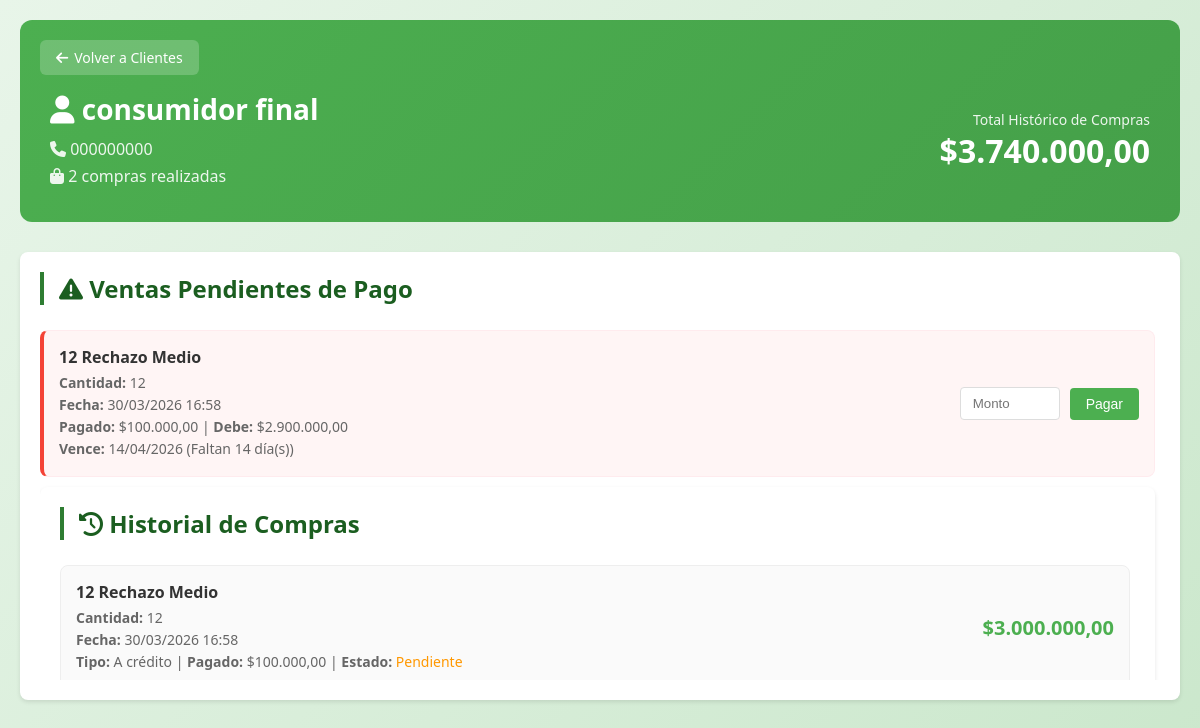
The page /clientes/7/compras/ (signed in) on the database its author committed.
### apps/clientes/models.py (models this page shows, shortened)
class Clientes(models.Model):
    idCliente = models.AutoField(primary_key=True)
    nombre = models.CharField(max_length=50)
    apellido = models.CharField(max_length=50)
    telefono = models.CharField(max_length=22)
    inicial = models.DecimalField(max_digits=10, decimal_places=2, default=0)
    saldo = models.DecimalField(max_digits=10, decimal_places=2, default=0)

### apps/ventas/models.py (models this page shows, shortened)
class Venta(models.Model):
    TIPO_PAGO_CHOICES = [
        ('completo', 'Pago Completo'),
        ('fiado', 'Pago a Crédito'),
    ]
    ESTADO_PAGO_CHOICES = [
        ('pagado', 'Pagado'),
        ('pendiente', 'Pendiente'),
        ('vencido', 'Vencido'),
    ]
    idVenta = models.AutoField(primary_key=True)
    cliente = models.ForeignKey(
        Clientes,
        on_delete= models.CASCADE,
        related_name="ventas"
    )
    producto = models.ForeignKey(
        Productos,
        on_delete=models.SET_NULL,
        null=True,
        blank=True
    )
    cantidad = models.IntegerField()
    fecha = models.DateTimeField(auto_now_add=True)
    total = models.DecimalField(max_digits=10, decimal_places=2)
    precio_compra = models.DecimalField(
        max_digits=12,
        decimal_places=2,
        default=0,
        verbose_name="Precio de Compra (unitario)"
    )
    precio_venta = models.DecimalField(
        max_digits=12,
        decimal_places=2,
        default=0,
        verbose_name="Precio de Venta (unitario)"
    )
    ganancia = models.DecimalField(
        max_digits=12,
        decimal_places=2,
        default=0,
        verbose_name="Ganancia Total"
    )
    tipo_pago = models.CharField(
        max_length=10,
        choices=TIPO_PAGO_CHOICES,
        default='completo'
    )
    monto_pagado = models.DecimalField(
        max_digits=10,
        decimal_places=2,
        default=0
    )
    fecha_vencimiento = models.DateField(
        null=True,
        blank=True
    )
    estado_pago = models.CharField(
        max_length=10,
        choices=ESTADO_PAGO_CHOICES,
        default='pagado'
    )
    metodo_pago = models.CharField(
        max_length=10,
        choices=METODO_PAGO_CHOICES,
        default='efectivo',
        verbose_name="Método de Pago"
    )
    @property
    def descripcion(self):
        if self.pk:
            detalles = list(self.detalles.all())
            if detalles:
                items = [f"{d.cantidad} {d.producto.nombre}" for d in detalles]
                return ", ".join(items)
        if self.producto:
            return self.producto.nombre
        return "Sin producto"
    @property
    def saldo_pendiente(self):
        return self.total - self.monto_pagado
    @property
    def dias_para_vencimiento(self):
        if self.fecha_vencimiento and self.estado_pago == 'pendiente':
            return (self.fecha_vencimiento - timezone.now().date()).days
        return None
    @property
    def esta_vencido(self):
        return (
            self.fecha_vencimiento and
            self.fecha_vencimiento < timezone.now().date() and
            self.estado_pago == 'pendiente'
        )

class DetalleVenta(models.Model):
    venta = models.ForeignKey(Venta, on_delete=models.CASCADE, related_name='detalles')
    producto = models.ForeignKey(Productos, on_delete=models.CASCADE)
    cantidad = models.IntegerField()
    precio_compra = models.DecimalField(max_digits=12, decimal_places=2, default=0)
    precio_venta = models.DecimalField(max_digits=12, decimal_places=2, default=0)
    subtotal = models.DecimalField(max_digits=12, decimal_places=2, default=0)
    ganancia = models.DecimalField(max_digits=12, decimal_places=2, default=0)

### apps/productos/models.py (models this page shows, shortened)
class Productos(models.Model):
    idProducto = models.AutoField(primary_key=True)
    nombre = models.CharField(max_length=255)
    categoria = models.CharField(max_length=20, choices=CATEGORIA_CHOICES, default='otros', verbose_name="Categoría")
    precio_compra = models.DecimalField(max_digits=12, decimal_places=2, default=0, verbose_name="Precio de Compra")
    precio_venta = models.DecimalField(max_digits=12, decimal_places=2, default=0, verbose_name="Precio de Venta")
    stock = models.IntegerField()
    proveedor = models.ForeignKey(
        Proveedores,
        on_delete= models.CASCADE,
        related_name="productos"
    )

### apps/clientes/views.py (the view)
# urls.py: path('<int:pk>/compras/', views.cliente_compras, name='cliente_compras'),
def cliente_compras(request, pk):
    cliente = get_object_or_404(Clientes, idCliente=pk)
    compras = Venta.objects.filter(cliente=cliente).select_related('producto').prefetch_related('detalles', 'detalles__producto').order_by('-fecha')
    total_compras = sum(venta.total for venta in compras)
    context = {
        'cliente': cliente,
        'compras': compras,
        'total_compras': total_compras,
    }
    return render(request, 'cliente_compras.html', context)

### apps/clientes/templates/cliente_compras.html (shortened to what this page needs)
{% load static %}
<!DOCTYPE html>
<html lang="es">
<head>
    <link rel="stylesheet" href="{% static 'css/style.css' %}">
    <link rel="stylesheet" href="https://cdnjs.cloudflare.com/ajax/libs/font-awesome/6.5.1/css/all.min.css">
</head>
<body>
    <div class="container">
        <div class="cliente-header">
            <a href="{% url 'cliente_list' %}" class="btn-volver-top">
                <i class="fas fa-arrow-left"></i> Volver a Clientes
            </a>
            <div class="cliente-content">
                <div class="cliente-info">
                    <h1><i class="fas fa-user"></i> {{ cliente.nombre }} {{ cliente.apellido }}</h1>
                    <p><i class="fas fa-phone"></i> {{ cliente.telefono }}</p>
                    <p><i class="fas fa-shopping-bag"></i> {{ compras.count }} compras realizadas</p>
                </div>
                <div class="cliente-stats">
                    <span class="total-label">Total Histórico de Compras</span>
                    <span class="total-valor">${{ total_compras }}</span>
                </div>
            </div>
        </div>
        {% for compra in compras %}
            {% if compra.estado_pago != 'pagado' %}
                {% if forloop.first %}
                    <section class="pendientes-section">
                        <h2 class="section-title"><i class="fas fa-exclamation-triangle"></i> Ventas Pendientes de Pago</h2>
                        <div class="lista-container">
                {% endif %}
                <div class="compra-pendiente {% if compra.esta_vencido %}vencido{% elif compra.dias_para_vencimiento and compra.dias_para_vencimiento <= 1 %}urgente{% endif %}">
                    <div class="pendiente-info">
                        <h4>{{ compra.descripcion }}</h4>
                        <p><strong>Cantidad:</strong> {{ compra.cantidad }}</p>
                        <p><strong>Fecha:</strong> {{ compra.fecha|date:'d/m/Y H:i' }}</p>
                        <p><strong>Pagado:</strong> ${{ compra.monto_pagado }} | <strong>Debe:</strong> ${{ compra.saldo_pendiente }}</p>
                        {% if compra.fecha_vencimiento %}
                            <p><strong>Vence:</strong> {{ compra.fecha_vencimiento|date:'d/m/Y' }}
                                {% if compra.dias_para_vencimiento is not None %}
                                    {% if compra.dias_para_vencimiento < 0 %}
                                        <span style="color: #f44336;">(Vencida hace {{ compra.dias_para_vencimiento.abs }} día(s))</span>
                                    {% elif compra.dias_para_vencimiento == 0 %}
                                        <span style="color: #ff9800;">(Vence hoy)</span>
                                    {% elif compra.dias_para_vencimiento == 1 %}
                                        <span style="color: #ff9800;">(Vence mañana)</span>
                                    {% else %}
                                        <span>(Faltan {{ compra.dias_para_vencimiento }} día(s))</span>
                                    {% endif %}
                                {% endif %}
                            </p>
                        {% endif %}
                    </div>
                    <div class="pago-form">
                        <form method="post" action="{% url 'registrar_pago' cliente.pk %}" class="pago-form-wrapper">
                            <div style="display: flex; gap: 10px; align-items: center;">
                                <input type="number" name="monto_pago" class="pago-input" placeholder="Monto" min="1" max="{{ compra.saldo_pendiente }}" step="1" required oninput="mostrarPreview(this)">
                                <button type="submit" class="btn-pagar">Pagar</button>
                            </div>
                        </form>
                    </div>
                </div>
            {% endif %}
        {% endfor %}
        <section class="compras-section">
            <h2 class="section-title"><i class="fas fa-history"></i> Historial de Compras</h2>
            <div class="lista-container">
                {% for compra in compras %}
                <div class="compra-item">
                    <div class="compra-info">
                        <h4>{{ compra.descripcion }}</h4>
                        <p><strong>Cantidad:</strong> {{ compra.cantidad }}</p>
                        <p><strong>Fecha:</strong> {{ compra.fecha|date:'d/m/Y H:i' }}</p>
                        {% if compra.tipo_pago == 'fiado' %}
                            <p><strong>Tipo:</strong> A crédito | <strong>Pagado:</strong> ${{ compra.monto_pagado }} | <strong>Estado:</strong>
                                {% if compra.estado_pago == 'pagado' %}
                                    <span style="color: #4CAF50;">Pagado</span>
                                {% elif compra.estado_pago == 'vencido' %}
                                    <span style="color: #f44336;">Vencido</span>
                                {% else %}
                                    <span style="color: #ff9800;">Pendiente</span>
                                {% endif %}
                            </p>
                        {% else %}
                            <p><strong>Tipo:</strong> Pago completo</p>
                        {% endif %}
                    </div>
                    <div class="compra-total">
                        ${{ compra.total }}
                    </div>
                </div>
                {% empty %}
                <p class="empty-message">Este cliente no tiene compras registradas</p>
                {% endfor %}
            </div>
        </section>
    </div>
</body>
</html>

### panelprincipal/static/css/style.css (style rules this page uses)
* { margin: 0; padding: 0; box-sizing: border-box; }
:root { --primary-color: #2e7d32; --primary-dark: #1b5e20; --primary-light: #4caf50; --secondary-color: #8bc34a; --accent-color: #ff9800; --background: #f5f7f5; --card-bg: #ffffff; --text-primary: #1a1a1a; --text-secondary: #666666; --shadow: 0 4px 6px rgba(0, 0, 0, 0.1); --shadow-hover: 0 8px 25px rgba(0, 0, 0, 0.15); }
body { font-family: 'Segoe UI', Tahoma, Geneva, Verdana, sans-serif; background: linear-gradient(135deg, #e8f5e9 0%, #c8e6c9 100%); min-height: 100vh; color: var(--text-primary); }
.container { max-width: 1200px; margin: 0 auto; padding: 20px; }
.section-title { font-size: 1.5rem; color: var(--primary-dark); margin-bottom: 25px; padding-left: 15px; border-left: 4px solid var(--primary-color); }
.lista-container { max-height: 350px; overflow-y: auto; padding-right: 5px; }
.compra-item { background: #fff; border: 1px solid #e0e0e0; border-radius: 12px; padding: 15px; margin-bottom: 12px; transition: all 0.2s ease; }

### apps/clientes/templates/cliente_compras.html (style rules this page uses)
.cliente-header { background: linear-gradient(135deg, #4CAF50, #45a049); color: white; padding: 30px; border-radius: 12px; margin-bottom: 30px; position: relative; }
.btn-volver-top { position: absolute; top: 20px; left: 20px; background: rgba(255,255,255,0.2); color: white; padding: 8px 16px; border-radius: 6px; text-decoration: none; display: inline-flex; align-items: center; gap: 6px; font-size: 14px; transition: background 0.3s; }
.cliente-content { display: flex; justify-content: space-between; align-items: center; margin-top: 40px; }
.cliente-info h1 { margin: 0 0 10px 0; font-size: 28px; }
.cliente-info p { margin: 5px 0; opacity: 0.9; }
.cliente-stats { text-align: right; }
.cliente-stats .total-label { display: block; font-size: 14px; opacity: 0.9; }
.cliente-stats .total-valor { display: block; font-size: 32px; font-weight: bold; }
.compras-section { background: white; padding: 20px; border-radius: 8px; box-shadow: 0 2px 4px rgba(0,0,0,0.1); }
.compra-item { display: flex; justify-content: space-between; align-items: center; padding: 15px; border: 1px solid #eee; border-radius: 8px; margin-bottom: 10px; background: #fafafa; }
.compra-info h4 { margin: 0 0 5px 0; color: #333; }
.compra-info p { margin: 3px 0; color: #666; font-size: 14px; }
.compra-total { font-size: 20px; font-weight: bold; color: #4CAF50; }
.pendientes-section { background: white; padding: 20px; border-radius: 8px; box-shadow: 0 2px 4px rgba(0,0,0,0.1); margin-bottom: 20px; }
.compra-pendiente { display: flex; justify-content: space-between; align-items: center; padding: 15px; border: 1px solid #ffebee; border-radius: 8px; margin-bottom: 10px; background: #fff5f5; border-left: 4px solid #f44336; }
.pendiente-info h4 { margin: 0 0 5px 0; color: #333; }
.pendiente-info p { margin: 3px 0; color: #666; font-size: 14px; }
.pago-form { display: flex; gap: 10px; align-items: center; }
.pago-input { padding: 8px 12px; border: 1px solid #ddd; border-radius: 4px; width: 100px; }
.pago-form-wrapper { display: flex; flex-direction: column; gap: 8px; }
.btn-pagar { background: #4CAF50; color: white; padding: 8px 16px; border: none; border-radius: 4px; cursor: pointer; font-size: 14px; }

### rows shown on the page
Clientes: nombre "consumidor", apellido "final", telefono "000000000"
Venta: descripcion "12 Rechazo Medio", cantidad "12", fecha "30/03/2026 16:58", monto_pagado "100.000,00", saldo_pendiente "2.900.000,00", fecha_vencimiento "14/04/2026", dias_para_vencimiento "14", shows "Pendiente", total "3.000.000,00"

### other values the page prints
{{ compras.count }} "2"
{{ total_compras }} "3.740.000,00"
